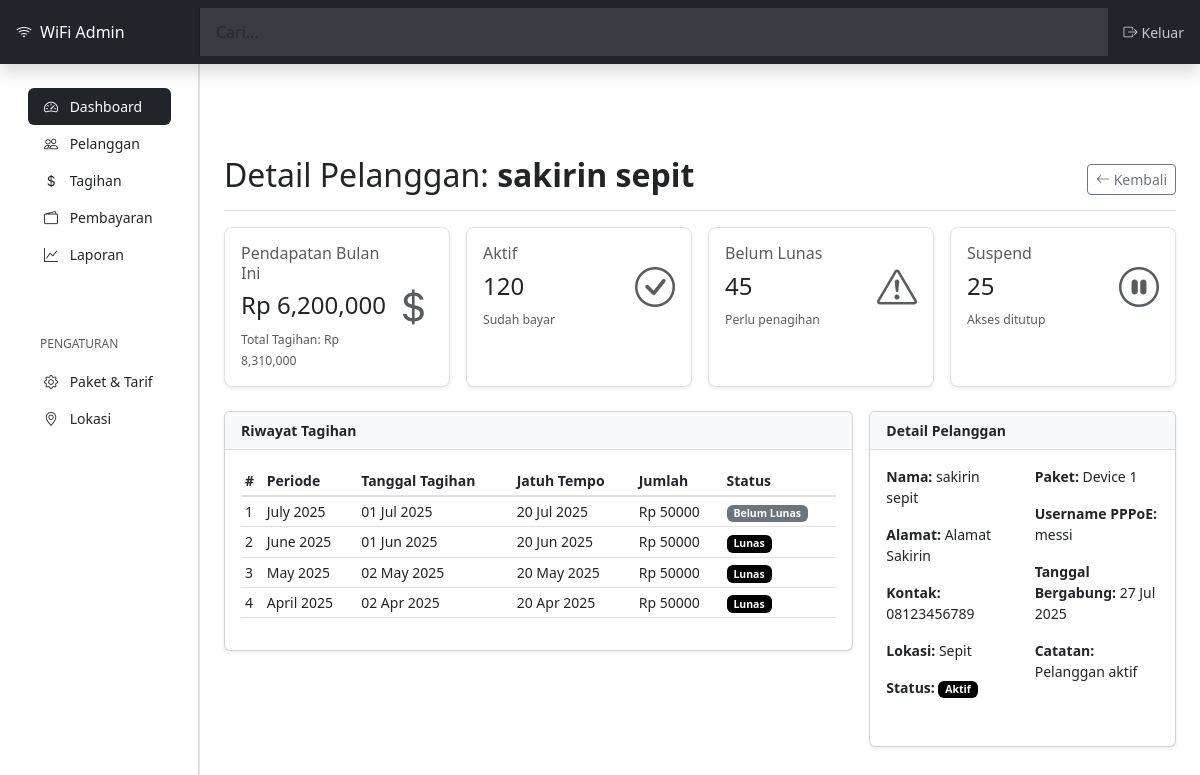
Screenshot of /pelanggan/1/ (signed in) with the database file from the repository.
### tagihan_app/models.py (models this page shows, shortened)
class Pelanggan(models.Model):
    nama = models.CharField(max_length=200)
    alamat = models.TextField(blank=True, null=True)
    kontak = models.CharField(max_length=50, blank=True, null=True)
    lokasi = models.ForeignKey(Lokasi, on_delete=models.SET_NULL, null=True, blank=True)
    paket = models.ForeignKey(Paket, on_delete=models.SET_NULL, null=True, blank=True)
    username_pppoe = models.CharField(max_length=100, blank=True, null=True)
    tanggal_bergabung = models.DateField(default=timezone.now)
    catatan = models.TextField(blank=True, null=True)
    STATUS_CHOICES = [
        ('aktif', 'Aktif'),
        ('belum_lunas', 'Belum Lunas'),
        ('suspend', 'Suspend'),
    ]
    status = models.CharField(max_length=20, choices=STATUS_CHOICES, default='aktif')

class Tagihan(models.Model):
    pelanggan = models.ForeignKey(Pelanggan, on_delete=models.CASCADE)
    tanggal_tagihan = models.DateField(default=timezone.now)
    periode_bulan = models.DateField()  # Misalnya: 2024-09-01 untuk bulan September 2024
    jumlah_tagihan = models.DecimalField(max_digits=10, decimal_places=2)
    tanggal_jatuh_tempo = models.DateField()
    STATUS_TAGIHAN_CHOICES = [
        ('lunas', 'Lunas'),
        ('belum_lunas', 'Belum Lunas'),
        ('tertunggak', 'Tertunggak'),
    ]
    status = models.CharField(max_length=20, choices=STATUS_TAGIHAN_CHOICES, default='belum_lunas')

class Lokasi(models.Model):
    nama = models.CharField(max_length=100, unique=True)
    def __str__(self):
        return self.nama

class Paket(models.Model):
    JENIS_PAKET_CHOICES = [
        ('device', 'Device'),
        ('pppoe', 'PPPoE'),
    ]
    nama = models.CharField(max_length=100)
    jenis_paket = models.CharField(max_length=10, choices=JENIS_PAKET_CHOICES)
    jumlah_device = models.IntegerField(null=True, blank=True)  # Untuk paket device
    kecepatan_mbps = models.IntegerField(null=True, blank=True)  # Untuk paket PPPoE
    harga = models.DecimalField(max_digits=10, decimal_places=2)
    def __str__(self):
        return self.nama

### tagihan_app/views.py (the view)
# urls.py: path('pelanggan/<int:pk>/', views.pelanggan_detail, name='pelanggan_detail'),
@login_required
def pelanggan_detail(request, pk):
    pelanggan = get_object_or_404(Pelanggan, pk=pk)
    tagihan_list = Tagihan.objects.filter(pelanggan=pelanggan).order_by('-periode_bulan')
    context = {
        'pelanggan': pelanggan,
        'tagihan_list': tagihan_list,
    }
    return render(request, 'pelanggan/detail.html', context)

### templates/pelanggan/detail.html (shortened to what this page needs)
<!DOCTYPE html>
<html lang="en">
<head>
    <link href="https://cdn.jsdelivr.net/npm/bootstrap@5.3.0/dist/css/bootstrap.min.css" rel="stylesheet">
    <link rel="stylesheet" href="https://cdn.jsdelivr.net/npm/bootstrap-icons@1.10.0/font/bootstrap-icons.css">
</head>
<body>
    <header class="navbar navbar-dark sticky-top flex-md-nowrap shadow">
        <a class="navbar-brand d-flex align-items-center col-md-3 col-lg-2 me-0 px-3 fs-6" href="#">
            <i class="bi bi-wifi me-2"></i>
            <span>WiFi Admin</span>
        </a>
        <input class="form-control form-control-dark w-100 rounded-0 border-0" type="text" placeholder="Cari..." aria-label="Search">
        <div class="navbar-nav">
            <div class="nav-item text-nowrap">
                <a class="nav-link px-3" href="#"><i class="bi bi-box-arrow-right me-1"></i>Keluar</a>
            </div>
        </div>
    </header>
    <div class="container-fluid">
        <div class="row">
            <nav id="sidebarMenu" class="col-md-3 col-lg-2 d-md-block sidebar collapse">
                <div class="position-sticky pt-3 sidebar-sticky px-4">
                    <ul class="nav flex-column py-4 ">
                        <li class="nav-item">
                            <a class="nav-link active" aria-current="page" href="#">
                                <i class="bi bi-speedometer2 me-2"></i>
                                Dashboard
                            </a>
                        </li>
                        <li class="nav-item">
                            <a class="nav-link" href="#">
                                <i class="bi bi-people me-2"></i>
                                Pelanggan
                            </a>
                        </li>
                        <li class="nav-item">
                            <a class="nav-link" href="#">
                                <i class="bi bi-currency-dollar me-2"></i>
                                Tagihan
                            </a>
                        </li>
                        <li class="nav-item">
                            <a class="nav-link" href="#">
                                <i class="bi bi-wallet2 me-2"></i>
                                Pembayaran
                            </a>
                        </li>
                        <li class="nav-item">
                            <a class="nav-link" href="#">
                                <i class="bi bi-graph-up me-2"></i>
                                Laporan
                            </a>
                        </li>
                    </ul>
                    <h6 class="sidebar-heading d-flex justify-content-between align-items-center px-3 mt-4 mb-1 text-muted">
                        <span>Pengaturan</span>
                    </h6>
                    <ul class="nav flex-column mb-2">
                        <li class="nav-item">
                            <a class="nav-link" href="#">
                                <i class="bi bi-gear me-2"></i>
                                Paket & Tarif
                            </a>
                        </li>
                        <li class="nav-item">
                            <a class="nav-link" href="#">
                                <i class="bi bi-geo-alt me-2"></i>
                                Lokasi
                            </a>
                        </li>
                    </ul>
                </div>
            </nav>
            <main class="col-md-9 ms-sm-auto col-lg-10 px-md-4 content">
                <div class="d-flex justify-content-between flex-wrap flex-md-nowrap align-items-center pt-3 pb-2 mb-3 border-bottom">
                    <h1 class="h2">Detail Pelanggan: <strong>{{ pelanggan.nama }}</strong></h1>
                    <div class="btn-toolbar mb-2 mb-md-0">
                         <a href="{% url 'tagihan_app:pelanggan_list' %}" class="btn btn-sm btn-outline-secondary">
                            <i class="bi bi-arrow-left"></i> Kembali
                        </a>
                    </div>
                </div>
                <div class="row mb-4 g-3">
                    <div class="col-md-6 col-lg-3">
                        <div class="card summary-card h-100">
                            <div class="card-body">
                                <div class="d-flex justify-content-between align-items-center">
                                    <div>
                                        <h6 class="card-title text-muted">Pendapatan Bulan Ini</h6>
                                        <h4 class="card-text">Rp 6,200,000</h4>
                                        <small class="text-muted">Total Tagihan: Rp 8,310,000</small>
                                    </div>
                                    <i class="bi bi-currency-dollar fs-1 text-muted"></i>
                                </div>
                            </div>
                        </div>
                    </div>
                    <div class="col-md-6 col-lg-3">
                        <div class="card summary-card h-100">
                            <div class="card-body">
                                <div class="d-flex justify-content-between align-items-center">
                                    <div>
                                        <h6 class="card-title text-muted">Aktif</h6>
                                        <h4 class="card-text">120</h4>
                                        <small class="text-muted">Sudah bayar</small>
                                    </div>
                                    <i class="bi bi-check-circle fs-1 text-muted"></i>
                                </div>
                            </div>
                        </div>
                    </div>
                    <div class="col-md-6 col-lg-3">
                        <div class="card summary-card h-100">
                            <div class="card-body">
                                <div class="d-flex justify-content-between align-items-center">
                                    <div>
                                        <h6 class="card-title text-muted">Belum Lunas</h6>
                                        <h4 class="card-text">45</h4>
                                        <small class="text-muted">Perlu penagihan</small>
                                    </div>
                                    <i class="bi bi-exclamation-triangle fs-1 text-muted"></i>
                                </div>
                            </div>
                        </div>
                    </div>
                    <div class="col-md-6 col-lg-3">
                        <div class="card summary-card h-100">
                            <div class="card-body">
                                <div class="d-flex justify-content-between align-items-center">
                                    <div>
                                        <h6 class="card-title text-muted">Suspend</h6>
                                        <h4 class="card-text">25</h4>
                                        <small class="text-muted">Akses ditutup</small>
                                    </div>
                                    <i class="bi bi-pause-circle fs-1 text-muted"></i>
                                </div>
                            </div>
                        </div>
                    </div>
                </div>
                <div class="row mb-4 g-3">
                    <div class="col-md-12 col-lg-8">
                        <div class="card shadow-sm">
                            <div class="card-header">
                                Riwayat Tagihan
                            </div>
                            <div class="card-body">
                                <div class="table-responsive">
                                    <table class="table table-hover table-sm">
                                        <thead>
                                            <tr>
                                                <th>#</th>
                                                <th>Periode</th>
                                                <th>Tanggal Tagihan</th>
                                                <th>Jatuh Tempo</th>
                                                <th>Jumlah</th>
                                                <th>Status</th>
                                            </tr>
                                        </thead>
                                        <tbody>
                                            {% for tagihan in tagihan_list %}
                                            <tr>
                                                <td>{{ forloop.counter }}</td>
                                                <td>{{ tagihan.periode_bulan|date:"F Y" }}</td>
                                                <td>{{ tagihan.tanggal_tagihan|date:"d M Y" }}</td>
                                                <td>{{ tagihan.tanggal_jatuh_tempo|date:"d M Y" }}</td>
                                                <td>Rp {{ tagihan.jumlah_tagihan|floatformat:0 }}</td>
                                                <td>
                                                    {% if tagihan.status == 'lunas' %}
                                                        <span class="badge badge-bg-success">Lunas</span>
                                                    {% elif tagihan.status == 'belum_lunas' %}
                                                        <span class="badge badge-bg-warning">Belum Lunas</span>
                                                    {% elif tagihan.status == 'tertunggak' %}
                                                        <span class="badge badge-bg-danger">Tertunggak</span>
                                                    {% endif %}
                                                </td>
                                            </tr>
                                            {% empty %}
                                            <tr>
                                                <td colspan="6" class="text-center">Tidak ada data tagihan.</td>
                                            </tr>
                                            {% endfor %}
                                        </tbody>
                                    </table>
                                </div>
                            </div>
                        </div>
                    </div>
                    <div class="col-md-12 col-lg-4">
                        <div class="card shadow-sm">
                            <div class="card-header d-flex justify-content-between align-items-center">
                                <span>Detail Pelanggan</span>
                            </div>
                            <div class="card-body">
                                <div class="row mb-3">
                                    <div class="col-md-6">
                                        <p><strong>Nama:</strong> {{ pelanggan.nama }}</p>
                                        <p><strong>Alamat:</strong> {{ pelanggan.alamat }}</p>
                                        <p><strong>Kontak:</strong> {{ pelanggan.kontak }}</p>
                                        <p><strong>Lokasi:</strong> {{ pelanggan.lokasi }}</p>
                                        <p><strong>Status:</strong>
                                            {% if pelanggan.status == 'aktif' %}
                                                <span class="badge badge-bg-success">Aktif</span>
                                            {% elif pelanggan.status == 'belum_lunas' %}
                                                <span class="badge badge-bg-warning">Belum Lunas</span>
                                            {% elif pelanggan.status == 'suspend' %}
                                                <span class="badge badge-bg-danger">Suspend</span>
                                            {% endif %}
                                        </p>
                                    </div>
                                    <div class="col-md-6">
                                        <p><strong>Paket:</strong> {{ pelanggan.paket }}</p>
                                        <p><strong>Username PPPoE:</strong> {{ pelanggan.username_pppoe }}</p>
                                        <p><strong>Tanggal Bergabung:</strong> {{ pelanggan.tanggal_bergabung|date:"d M Y" }}</p>
                                        <p><strong>Catatan:</strong> {{ pelanggan.catatan|default:"-" }}</p>
                                    </div>
                                </div>
                            </div>
                        </div>
                    </div>
                </div>
            </main>
        </div>
    </div>
</body>
</html>

### rows the page displays
Pelanggan: nama "sakirin sepit", alamat "Alamat Sakirin", kontak "08123456789", lokasi "Sepit", paket "Device 1", username_pppoe "messi", tanggal_bergabung "27 Jul 2025", catatan "Pelanggan aktif"
Tagihan: periode_bulan "July 2025", tanggal_tagihan "01 Jul 2025", tanggal_jatuh_tempo "20 Jul 2025", jumlah_tagihan "50000", status "Belum Lunas"
Tagihan: periode_bulan "June 2025", tanggal_tagihan "01 Jun 2025", tanggal_jatuh_tempo "20 Jun 2025", jumlah_tagihan "50000", status "Lunas"
Tagihan: periode_bulan "May 2025", tanggal_tagihan "02 May 2025", tanggal_jatuh_tempo "20 May 2025", jumlah_tagihan "50000", status "Lunas"
Tagihan: periode_bulan "April 2025", tanggal_tagihan "02 Apr 2025", tanggal_jatuh_tempo "20 Apr 2025", jumlah_tagihan "50000", status "Lunas"
